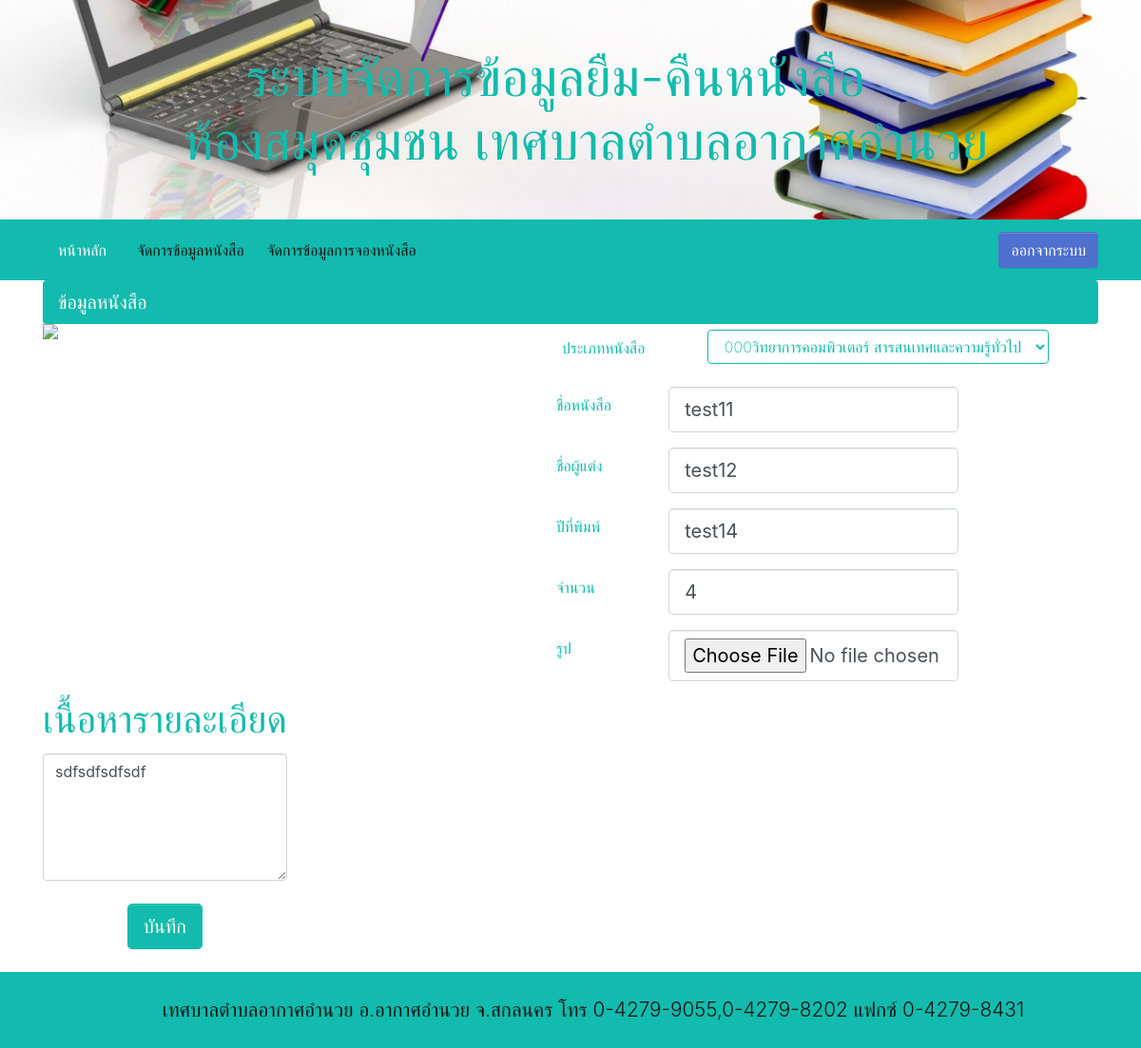
The app's page /Admin/addbook.php?edit=3 (signed in) with its own data.
### tables this page shows
CREATE TABLE `td_book` (
  `bo_id` int(11) NOT NULL,
  `bo_name` varchar(100) NOT NULL,
  `bo_cate` varchar(50) NOT NULL,
  `bo_author` varchar(50) NOT NULL,
  `bo_year` varchar(50) NOT NULL,
  `bo_amount` int(11) NOT NULL,
  `bo_detail` text NOT NULL,
  `bo_img` text NOT NULL
);

### Admin/addbook.php (the view, shortened to what this page needs)
<!DOCTYPE html>
<html>
<head>
  <link rel="stylesheet" href="../style.css"> </head>
<body>
   <?php include 'header.php';
          include 'include/config.php';
          if(isset($_GET['edit'])) {
              $id = $_GET['edit'];
              $sql = "SELECT * FROM `td_book` WHERE `bo_id` = '$id'";
              $query = mysqli_query($conn, $sql);
              $row = mysqli_fetch_array($query);
          }
   ?>
  <div class="text-primary text-left">
    <div class="container">
      <div class="row">
        <div class="col-md-12">
          <ul class="nav nav-pills flex-column">
            <ul class="nav nav-pills flex-column">
              <li class="nav-item">
                <a class="active nav-link col-form-label-lg" href="#">ข้อมูลหนังสือ</a>
              </li>
              <div class="row">
                <div class="col-md-12">
                  <div class="row w-100">
                    <div class="col-md-6">
                      <img id="bo_img" class="img-fluid d-block" src="https://pingendo.com/assets/photos/wireframe/photo-1.jpg"> </div>
                    <div class="col-md-5">
                      <div class="row">
                        <form action="addbook.php" method="POST" enctype="multipart/form-data">
                        <div class="col-md-12 p-1">
                          <div class="form-group form-row">
                            <label class="col-form-label col-sm-4">ประเภทหนังสือ</label>
                            <div class="col-md-8">
                              <div class="btn-group">
                                <select name="cate" class="btn btn-outline-primary" required>
                                  <?php
                                  if(isset($_GET['edit'])){
                                    ?>
                                  <option <?php if ($row['bo_cate'] == '000วิทยาการคอมพิวเตอร์ สารสนเทศและความรู้ทั่วไป') {
                                        echo "selected";
                                      } ?>>000วิทยาการคอมพิวเตอร์ สารสนเทศและความรู้ทั่วไป</option>
                                  <?php
                                    }
                                   ?>
                                </select>
                                </div>
                              </div>
                            </div>
                          </div>
                          <div class="form-group form-row">
                            <label class="col-form-label col-sm-3">ชื่อหนังสือ</label>
                            <div class="col-sm-8">
                              <input class="form-control form-control-lg" type="text" name="name" value="<?php if(isset($_GET['edit'])){ echo $row['bo_name']; } ?>" required> </div>
                          </div>
                          <div class="form-group form-row">
                            <label class="col-form-label col-sm-3">ชื่อผู้แต่ง</label>
                            <div class="col-sm-9 col-md-8">
                              <input class="form-control form-control-lg" type="text" name="author" value="<?php if(isset($_GET['edit'])){ echo $row['bo_author']; } ?>" required> </div>
                          </div>
                          <div class="form-group form-row">
                            <label class="col-form-label col-sm-3">ปีที่พิมพ์</label>
                            <div class="col-sm-8">
                              <input class="form-control form-control-lg" type="text" name="year" value="<?php if(isset($_GET['edit'])){ echo $row['bo_year']; } ?>" required> </div>
                          </div>
                          <div class="form-group form-row">
                            <label class="col-form-label col-sm-3">จำนวน</label>
                            <div class="col-sm-8">
                              <input class="form-control form-control-lg" type="number" name="amount" value="<?php if(isset($_GET['edit'])){ echo $row['bo_amount']; } ?>" required> </div>
                          </div>
                         <div class="form-group form-row">
                            <label class="col-form-label col-sm-3">รูป</label>
                            <div class="col-sm-8">
                              <input class="form-control form-control-lg" type="file" name="pic" id="pic" accept="image/png, image/jpeg, image/gif " onchange="preview_image(event)"> </div>
                          </div>
                        </div>
                      </div>
                    </div>
                  </div>
                  <div class="row">
                    <div class="col-md-12">
                      <div class="col-md-12">
                        <h1 class="text-center display-5 text-primary">เนื้อหารายละเอียด</h1>
                        <textarea class="form-control" name="detial" id="detial" rows="5" ><?php if(isset($_GET['edit'])){ echo $row['bo_detail']; } ?></textarea>
                      </div>
                      <div class="row">
                        <div class="col-md-12">
                          <div class="row">
                            <div class="col-md-12 m-0 text-center p-3">
                              <div class="row">
                                <div class="col-md-12">
                                  <input class="btn btn-primary btn-lg" name="submit" type="submit" value="บันทึก"/>
                                </div>
                              </div>
                            </div>
                          </div>
                        </div>
                      </div>
                    </div>
                  </div>
                </div>
              </div>
        </div>
      </div>
    </div>
  <?php include 'footer.php'; ?>
</body>
</html>

### records on screen
td_book: cate "000วิทยาการคอมพิวเตอร์ สารสนเทศและความรู้ทั่วไป", name "test11", author "test12", year "test14", amount "4", detial "sdfsdfsdfsdf"
